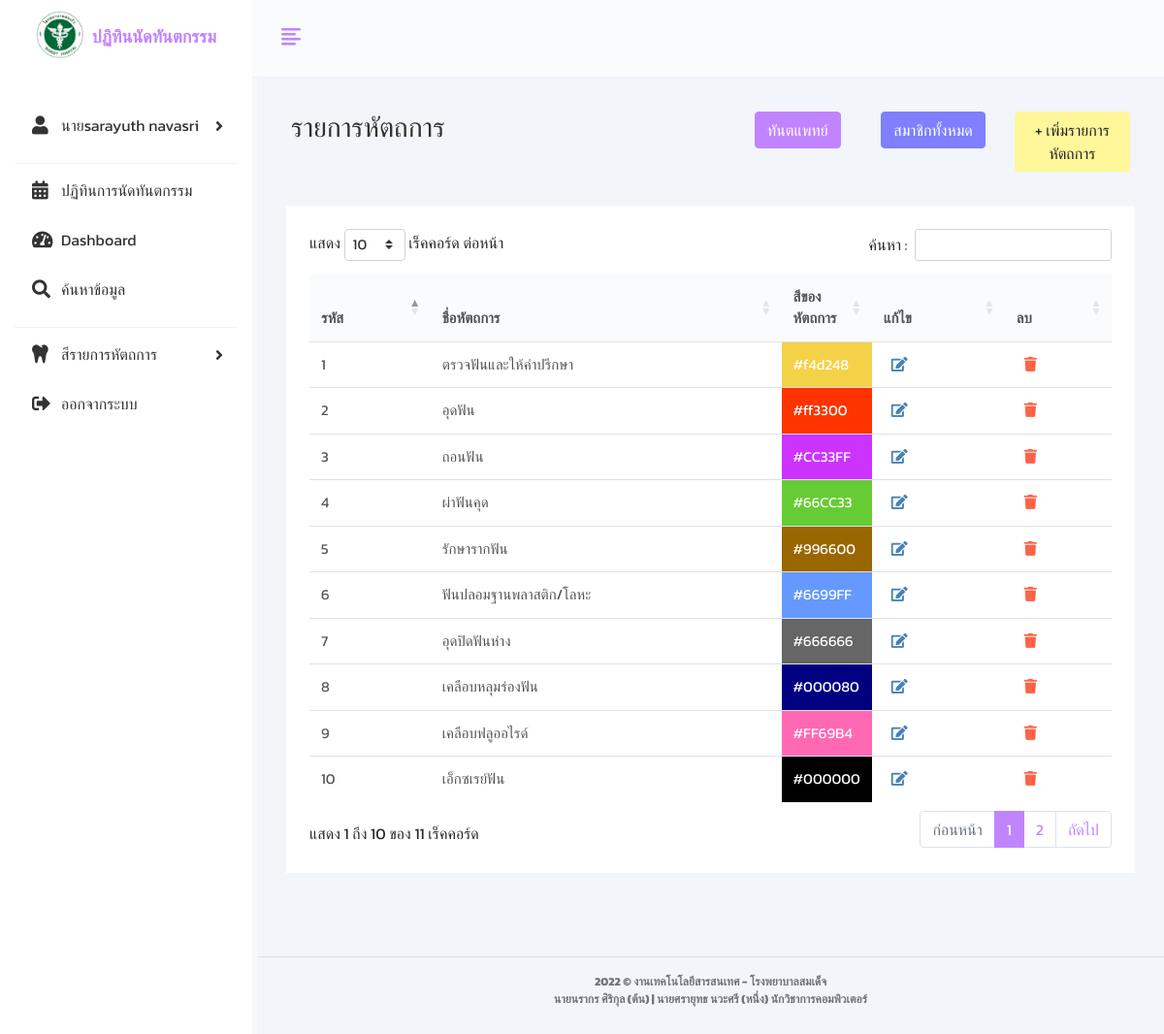
The page /list-procedure.php (signed in) on the database as committed earlier.
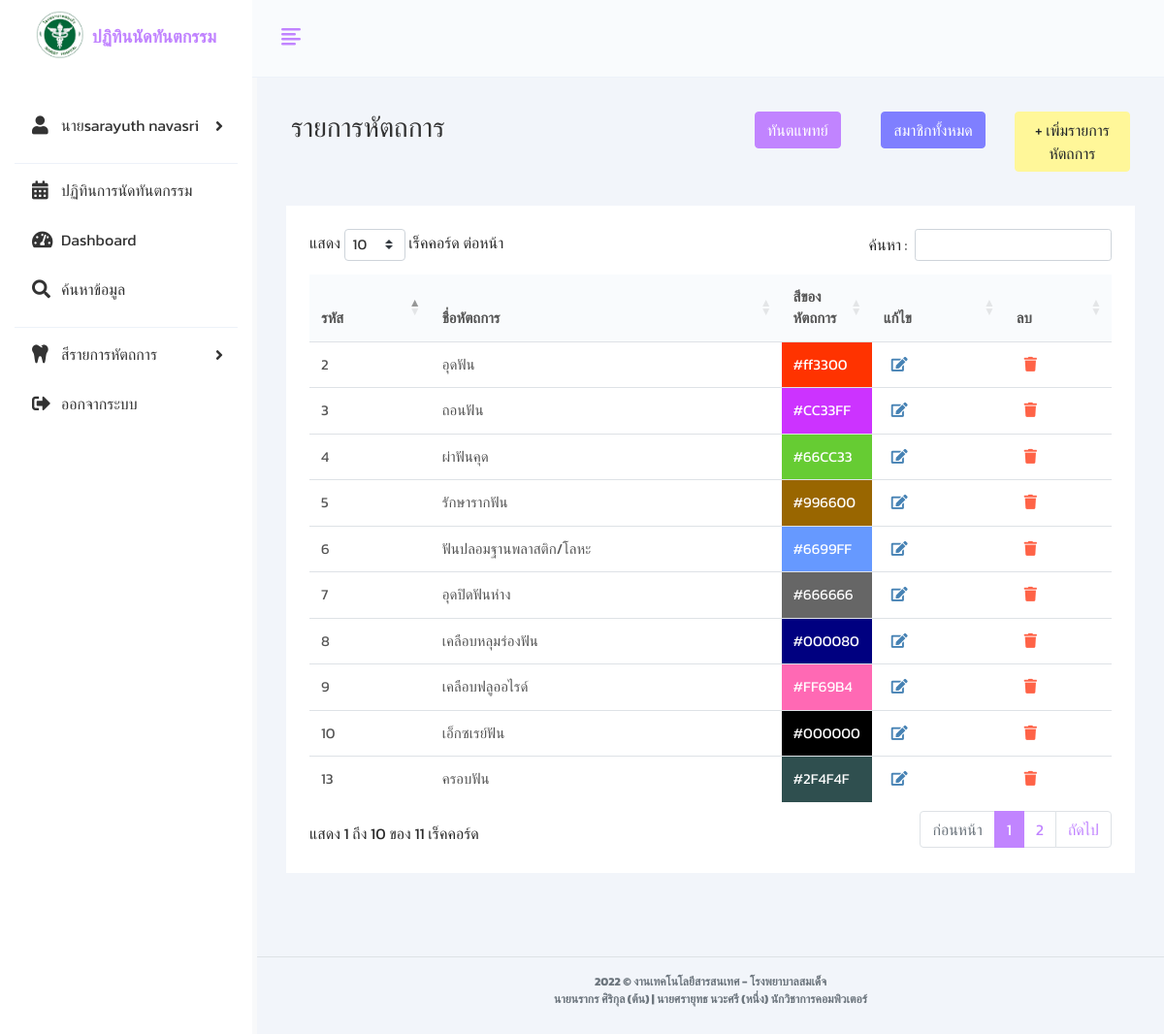
The same page on the database as committed later.
### tables this page shows
CREATE TABLE `procedures`  (
  `procedure_id` int NOT NULL AUTO_INCREMENT,
  `procedure_name` varchar(50) NOT NULL,
  `color` varchar(200) NOT NULL,
  PRIMARY KEY (`procedure_id`) USING BTREE
);

### list-procedure.php (the view, shortened to what this page needs)
<?php
if (!$_SESSION["user_id"]) {
    Header("Location: index.php");
} else { ?>
<?php include "components/header-level.php" ?>
<?php include "components/sidebar-level.php" ?>
<div class="main-wrapper">
    <div class="page-wrapper">
        <div class="content container-fluid">
            <div class="page-header ">
                <div class="row formtype mt-5">
                    <div class="col-md-6 col-sm-6">
                        <h3 class="page-title">รายการหัตถการ</h3>
                    </div>
                    <div class="col-md-2 col-sm-2">
						<a type="button" style="float:right;" class="btn btn-primary " href="list-den.php" role="button">ทันตแพทย์</a>
					</div>
					<div class="col-md-2 col-sm-2">
						<a type="button" style="float:right; background-color: #7f7fff; border-color: #7f7fff;" class="btn btn-primary " href="list-user.php" role="button">สมาชิกทั้งหมด</a>
					</div>
					<div class="col-md-2 col-sm-2">
						<a type="button" style="float: right; background: #fff799; border-color: #fff799;" class="btn " href="add-procedure.php" role="button">+ เพิ่มรายการหัตถการ</a>
					</div>
                </div>
            </div>
            <div class="row">
                <div class="col-sm-12">
                    <div class="card">
                        <div class="card-body">
                            <div class="table-responsive">
                                <table id="myTable" class=" table table table-stripped" style="width:100%">
                                    <thead>
                                        <tr>
                                            <th>รหัส</th>
                                            <th>ชื่อหัตถการ</th>
                                            <th>สีของหัตถการ</th>
                                            <th>แก้ไข</th>
                                            <th>ลบ</th>
                                        </tr>
                                    </thead>
                                    <tbody>
                                        <tr>
                                            <?php
											require_once 'db/pdo_connect.php';
											$stmt = $db->prepare("SELECT* FROM procedures");
											$stmt->execute();
											$result = $stmt->fetchAll();
											foreach ($result as $p) {
											?>
                                            <td><?= $p['procedure_id']; ?></td>
                                            <td><?= $p['procedure_name']; ?></td>
                                            <td
                                                style="color:white; background-color: <?php echo $p['color'] ?>; width: 5%;">
                                                <?= $p['color']; ?></td>
                                            <td>
                                                <a type="button" class="fas fa-edit ml-2"
                                                    href="edit-procedure.php?procedure_id=<?= $p['procedure_id']; ?>"
                                                    role="button" style="color:steelblue;">
                                                </a>
                                            </td>
                                            <td>
                                                <a type="button" class="fa fa-trash ml-2 " aria-hidden="true"
                                                    onclick="return confirm('ยืนยันการลบข้อมูล !!');"
                                                    href="function/del-procedure.php?procedure_id=<?= $p['procedure_id']; ?>"
                                                    role="button" style="color:tomato">
                                                </a>
                                            </td>
                                        </tr>
                                        <?php } ?>
                                    </tbody>
                                </table>
                            </div>
                        </div>
                    </div>
                </div>
            </div>
        </div>
		<?php include "components/footer.php" ?>
    </div>
</div>
</body>
</html>
<?php } ?>

Rows that differ between the two databases and show on the page:
removed procedures: procedure_id "1", procedure_name "ตรวจฟันและให้คำปรึกษา", color "#f4d248"
now on this page (row unchanged): procedures: procedure_id "13", procedure_name "ครอบฟัน", color "#2F4F4F"
